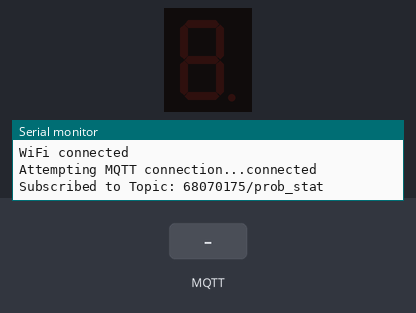
A sketch run on a simulated Arduino Uno R4 WiFi. On the bench: 1-digit seven-segment display, the last lines printed to the serial monitor. Wiring (inferred from the names in the program): 1-digit 7-segment display, segments lit when HIGH: segments D2, D3, D4, D5, D6, D7, D8. The inputs (shaded band) are chosen by the test bench. WiFi joins after 1.5 s; servers stay silent unless stated; random numbers use the default seed unless the sketch sets one; no MQTT or app messages arrive unless stated; the segment pins are drawn as the display they are named for.

Above: at 2.7 s.
2.8 s: MQTT message "5" arrives on the first subscribed topic
At 4.0 s:
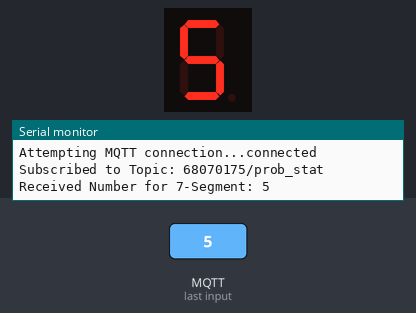
4.3 s: MQTT message "1" arrives on the first subscribed topic
At 5.2 s:
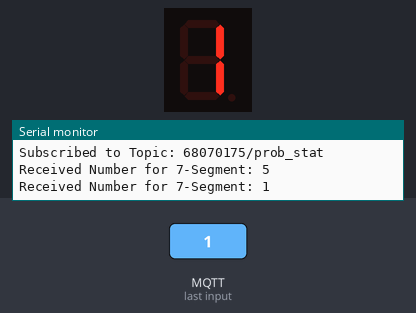
5.8 s: MQTT message "0" arrives on the first subscribed topic
At 6.3 s:
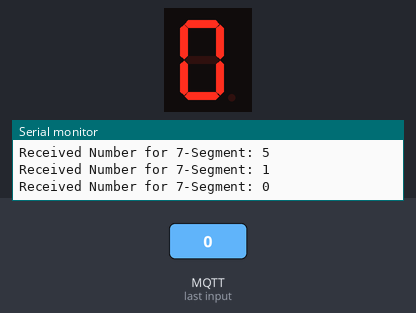
Timing chart, 0 to 8.8 s (numbered marks = the images above; inputs shaded):
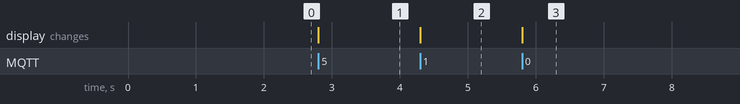

Measured:
- after the input at 2.8 s, the display: changes at once (image 1)
- after the input at 4.3 s, the display: changes at once (image 2)
- after the input at 5.8 s, the display: changes at once (image 3)

The sketch:

7segmentdisplayrecieve.ino
```cpp
#include "WiFiS3.h"
#include <PubSubClient.h>

// 1. ตั้งค่า Wi-Fi ของห้องสอบ
const char* ssid = "2nds";
const char* password = "2Ndsssssss";

// 2. ตั้งค่า MQTT Broker
const char* mqtt_server = "phycom.it.kmitl.ac.th";
const int mqtt_port = 1883;

// 3. Topic สำหรับรับค่า 7-Segment
const char* sub_topic = "68070175/prob_stat";

char mqtt_client_id[40];

WiFiClient espClient;
PubSubClient client(espClient);

// กำหนดขาของ 7-Segment (a, b, c, d, e, f, g)
const int segmentPins[] = {2, 3, 4, 5, 6, 7, 8};

// ตารางรหัสสำหรับแสดงตัวเลข 0 - 9 บนจอ 7-Segment แบบ Common Cathode (1 = เปิดไฟ, 0 = ปิด)
const byte digitTable[10][7] = {
  {1, 1, 1, 1, 1, 1, 0}, // 0
  {0, 1, 1, 0, 0, 0, 0}, // 1
  {1, 1, 0, 1, 1, 0, 1}, // 2
  {1, 1, 1, 1, 0, 0, 1}, // 3
  {0, 1, 1, 0, 0, 1, 1}, // 4
  {1, 0, 1, 1, 0, 1, 1}, // 5
  {1, 0, 1, 1, 1, 1, 1}, // 6
  {1, 1, 1, 0, 0, 0, 0}, // 7
  {1, 1, 1, 1, 1, 1, 1}, // 8
  {1, 1, 1, 1, 0, 1, 1}  // 9
};

void displayNumber(int num) {
  if (num >= 0 && num <= 9) {
    for (int i = 0; i < 7; i++) {
      digitalWrite(segmentPins[i], digitTable[num][i]);
    }
  }
}

void callback(char* topic, byte* payload, unsigned int length) {
  char message[length + 1];
  for (unsigned int i = 0; i < length; i++) {
    message[i] = (char)payload[i];
  }
  message[length] = '\0';

  int receivedNum = atoi(message);
  Serial.print("Received Number for 7-Segment: ");
  Serial.println(receivedNum);

  displayNumber(receivedNum);
}

void setup_wifi() {
  delay(10);
  Serial.println();
  Serial.print("Connecting to ");
  Serial.println(ssid);

  WiFi.begin(ssid, password);

  while (WiFi.status() != WL_CONNECTED) {
    delay(500);
    Serial.print(".");
  }

  Serial.println("");
  Serial.println("WiFi connected");
}

void reconnect() {
  while (!client.connected()) {
    Serial.print("Attempting MQTT connection...");

    if (client.connect(mqtt_client_id)) {
      Serial.println("connected");
      client.subscribe(sub_topic);
      Serial.print("Subscribed to Topic: ");
      Serial.println(sub_topic);
    } else {
      Serial.print("failed, rc=");
      Serial.print(client.state());
      Serial.println(" try again in 5 seconds");
      delay(5000);
    }
  }
}

void setup() {
  Serial.begin(9600);

  for (int i = 0; i < 7; i++) {
    pinMode(segmentPins[i], OUTPUT);
  }

  randomSeed(analogRead(A0));
  int randomNum = random(1000, 9999);
  sprintf(mqtt_client_id, "R4_7Seg_%d", randomNum);

  setup_wifi();
  client.setServer(mqtt_server, mqtt_port);
  client.setCallback(callback);
}

void loop() {
  if (!client.connected()) {
    reconnect();
  }
  client.loop();
}
```
